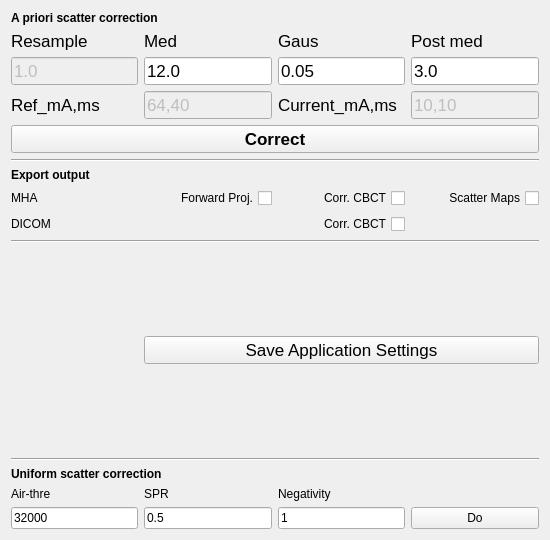
        <widget class="QWidget" name="page_5">
         <property name="geometry">
          <rect>
           <x>0</x>
           <y>0</y>
           <width>550</width>
           <height>540</height>
          </rect>
         </property>
         <attribute name="label">
          <string>Scatter Correction Tools</string>
         </attribute>
         <layout class="QGridLayout" name="gridLayout_6">
          <item row="13" column="1">
           <widget class="QLabel" name="label_61">
            <property name="text">
             <string>SPR</string>
            </property>
           </widget>
          </item>
          <item row="14" column="2">
           <widget class="QLineEdit" name="lineEdit_uniNegativity">
            <property name="text">
             <string>1</string>
            </property>
           </widget>
          </item>
          <item row="13" column="2">
           <widget class="QLabel" name="label_62">
            <property name="text">
             <string>Negativity</string>
            </property>
           </widget>
          </item>
          <item row="14" column="3">
           <widget class="QPushButton" name="pushButton_DoUniScatCor">
            <property name="text">
             <string>Do</string>
            </property>
           </widget>
          </item>
          <item row="12" column="0" colspan="2">
           <widget class="QLabel" name="label_79">
            <property name="font">
             <font>
              <weight>75</weight>
              <bold>true</bold>
             </font>
            </property>
            <property name="text">
             <string>Uniform scatter correction</string>
            </property>
           </widget>
          </item>
          <item row="14" column="1">
           <widget class="QLineEdit" name="lineEdit_uniSPR">
            <property name="text">
             <string>0.5</string>
            </property>
           </widget>
          </item>
          <item row="11" column="0" colspan="4">
           <widget class="Line" name="line_5">
            <property name="orientation">
             <enum>Qt::Horizontal</enum>
            </property>
           </widget>
          </item>
          <item row="1" column="3">
           <widget class="QLabel" name="label_57">
            <property name="font">
             <font>
              <pointsize>13</pointsize>
             </font>
            </property>
            <property name="text">
             <string>Post med</string>
            </property>
           </widget>
          </item>
          <item row="0" column="0" colspan="2">
           <widget class="QLabel" name="label_77">
            <property name="font">
             <font>
              <weight>75</weight>
              <bold>true</bold>
             </font>
            </property>
            <property name="text">
             <string>A priori scatter correction</string>
            </property>
           </widget>
          </item>
          <item row="7" column="0">
           <widget class="QLabel" name="label_65">
            <property name="text">
             <string>MHA</string>
            </property>
           </widget>
          </item>
          <item row="3" column="2">
           <widget class="QLabel" name="label_64">
            <property name="font">
             <font>
              <pointsize>13</pointsize>
             </font>
            </property>
            <property name="text">
             <string>Current_mA,ms</string>
            </property>
           </widget>
          </item>
          <item row="3" column="1">
           <widget class="QLineEdit" name="lineEdit_RefmAs">
            <property name="enabled">
             <bool>false</bool>
            </property>
            <property name="font">
             <font>
              <pointsize>13</pointsize>
             </font>
            </property>
            <property name="text">
             <string>64,40</string>
            </property>
           </widget>
          </item>
          <item row="2" column="0">
           <widget class="QLineEdit" name="lineEdit_scaResam">
            <property name="enabled">
             <bool>false</bool>
            </property>
            <property name="font">
             <font>
              <pointsize>13</pointsize>
             </font>
            </property>
            <property name="text">
             <string>1.0</string>
            </property>
           </widget>
          </item>
          <item row="2" column="1">
           <widget class="QLineEdit" name="lineEdit_scaMedian">
            <property name="font">
             <font>
              <pointsize>13</pointsize>
             </font>
            </property>
            <property name="text">
             <string>12.0</string>
            </property>
           </widget>
          </item>
          <item row="3" column="0">
           <widget class="QLabel" name="label_63">
            <property name="font">
             <font>
              <pointsize>13</pointsize>
             </font>
            </property>
            <property name="text">
             <string>Ref_mA,ms</string>
            </property>
           </widget>
          </item>
          <item row="4" column="0" colspan="4">
           <widget class="QPushButton" name="pushButton_DoScatterCorr">
            <property name="font">
             <font>
              <pointsize>13</pointsize>
              <weight>75</weight>
              <bold>true</bold>
             </font>
            </property>
            <property name="text">
             <string>Correct</string>
            </property>
           </widget>
          </item>
          <item row="6" column="0">
           <widget class="QLabel" name="label_78">
            <property name="font">
             <font>
              <weight>75</weight>
              <bold>true</bold>
             </font>
            </property>
            <property name="text">
             <string>Export output</string>
            </property>
           </widget>
          </item>
          <item row="3" column="3">
           <widget class="QLineEdit" name="lineEdit_CurmAs">
            <property name="enabled">
             <bool>false</bool>
            </property>
            <property name="font">
             <font>
              <pointsize>13</pointsize>
             </font>
            </property>
            <property name="text">
             <string>10,10</string>
            </property>
           </widget>
          </item>
          <item row="2" column="2">
           <widget class="QLineEdit" name="lineEdit_scaGaussian">
            <property name="font">
             <font>
              <pointsize>13</pointsize>
             </font>
            </property>
            <property name="text">
             <string>0.05</string>
            </property>
           </widget>
          </item>
          <item row="7" column="1">
           <widget class="QCheckBox" name="checkBox_ExportFwd">
            <property name="layoutDirection">
             <enum>Qt::RightToLeft</enum>
            </property>
            <property name="text">
             <string>Forward Proj.</string>
            </property>
            <property name="checked">
             <bool>false</bool>
            </property>
           </widget>
          </item>
          <item row="5" column="0" colspan="4">
           <widget class="Line" name="line_4">
            <property name="orientation">
             <enum>Qt::Horizontal</enum>
            </property>
           </widget>
          </item>
          <item row="13" column="0">
           <widget class="QLabel" name="label_60">
            <property name="text">
             <string>Air-thre</string>
            </property>
           </widget>
          </item>
          <item row="2" column="3">
           <widget class="QLineEdit" name="lineEdit_scaPostMedian">
            <property name="font">
             <font>
              <pointsize>13</pointsize>
             </font>
            </property>
            <property name="text">
             <string>3.0</string>
            </property>
           </widget>
          </item>
          <item row="7" column="2">
           <widget class="QCheckBox" name="checkBox_ExportCor">
            <property name="layoutDirection">
             <enum>Qt::RightToLeft</enum>
            </property>
            <property name="text">
             <string>Corr. CBCT</string>
            </property>
            <property name="checked">
             <bool>false</bool>
            </property>
           </widget>
          </item>
          <item row="7" column="3">
           <widget class="QCheckBox" name="checkBox_ExportScat">
            <property name="layoutDirection">
             <enum>Qt::RightToLeft</enum>
            </property>
            <property name="text">
             <string>Scatter Maps</string>
            </property>
            <property name="checked">
             <bool>false</bool>
            </property>
           </widget>
          </item>
          <item row="14" column="0">
           <widget class="QLineEdit" name="lineEdit_uniAirThre">
            <property name="text">
             <string>32000</string>
            </property>
           </widget>
          </item>
          <item row="1" column="0">
           <widget class="QLabel" name="label_54">
            <property name="font">
             <font>
              <pointsize>13</pointsize>
             </font>
            </property>
            <property name="text">
             <string>Resample</string>
            </property>
           </widget>
          </item>
          <item row="8" column="0">
           <widget class="QLabel" name="label_7">
            <property name="text">
             <string>DICOM</string>
            </property>
           </widget>
          </item>
          <item row="8" column="2">
           <widget class="QCheckBox" name="checkBox_ExportVolDICOM">
            <property name="layoutDirection">
             <enum>Qt::RightToLeft</enum>
            </property>
            <property name="text">
             <string>Corr. CBCT</string>
            </property>
            <property name="checked">
             <bool>false</bool>
            </property>
           </widget>
          </item>
          <item row="1" column="1">
           <widget class="QLabel" name="label_55">
            <property name="font">
             <font>
              <pointsize>13</pointsize>
             </font>
            </property>
            <property name="text">
             <string>Med</string>
            </property>
           </widget>
          </item>
          <item row="1" column="2">
           <widget class="QLabel" name="label_56">
            <property name="font">
             <font>
              <pointsize>13</pointsize>
             </font>
            </property>
            <property name="text">
             <string>Gaus</string>
            </property>
           </widget>
          </item>
          <item row="10" column="1" colspan="3">
           <widget class="QPushButton" name="pushButton_SaveCurrentSetting">
            <property name="font">
             <font>
              <pointsize>13</pointsize>
             </font>
            </property>
            <property name="text">
             <string>Save Application Settings</string>
            </property>
           </widget>
          </item>
          <item row="10" column="0">
           <spacer name="verticalSpacer">
            <property name="orientation">
             <enum>Qt::Vertical</enum>
            </property>
            <property name="sizeHint" stdset="0">
             <size>
              <width>20</width>
              <height>40</height>
             </size>
            </property>
           </spacer>
          </item>
          <item row="9" column="0" colspan="4">
           <widget class="Line" name="line_10">
            <property name="orientation">
             <enum>Qt::Horizontal</enum>
            </property>
           </widget>
          </item>
         </layout>
        </widget>
